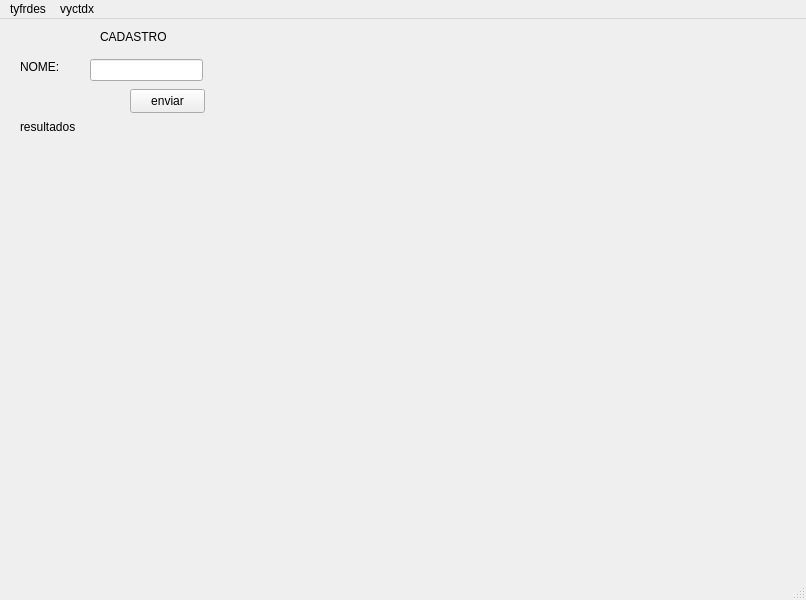
<?xml version="1.0" encoding="UTF-8"?>
<ui version="4.0">
 <class>MainWindow</class>
 <widget class="QMainWindow" name="MainWindow">
  <property name="geometry">
   <rect>
    <x>0</x>
    <y>0</y>
    <width>806</width>
    <height>600</height>
   </rect>
  </property>
  <property name="windowTitle">
   <string>MainWindow</string>
  </property>
  <widget class="QWidget" name="centralwidget">
   <widget class="QLineEdit" name="txt_nome">
    <property name="geometry">
     <rect>
      <x>90</x>
      <y>40</y>
      <width>113</width>
      <height>22</height>
     </rect>
    </property>
   </widget>
   <widget class="QLabel" name="lbl_cadastro">
    <property name="geometry">
     <rect>
      <x>100</x>
      <y>10</y>
      <width>111</width>
      <height>16</height>
     </rect>
    </property>
    <property name="text">
     <string>&lt;html&gt;&lt;head/&gt;&lt;body&gt;&lt;p&gt;CADASTRO&lt;/p&gt;&lt;/body&gt;&lt;/html&gt;</string>
    </property>
   </widget>
   <widget class="QLabel" name="lbl_nome">
    <property name="geometry">
     <rect>
      <x>20</x>
      <y>40</y>
      <width>49</width>
      <height>16</height>
     </rect>
    </property>
    <property name="text">
     <string>NOME:</string>
    </property>
   </widget>
   <widget class="QLabel" name="lbl_resultados">
    <property name="geometry">
     <rect>
      <x>20</x>
      <y>100</y>
      <width>211</width>
      <height>16</height>
     </rect>
    </property>
    <property name="text">
     <string>resultados</string>
    </property>
   </widget>
   <widget class="QPushButton" name="btn_enviar">
    <property name="geometry">
     <rect>
      <x>130</x>
      <y>70</y>
      <width>75</width>
      <height>24</height>
     </rect>
    </property>
    <property name="text">
     <string>enviar</string>
    </property>
   </widget>
  </widget>
  <widget class="QMenuBar" name="menubar">
   <property name="geometry">
    <rect>
     <x>0</x>
     <y>0</y>
     <width>806</width>
     <height>22</height>
    </rect>
   </property>
   <widget class="QMenu" name="menutyfrdes">
    <property name="title">
     <string>tyfrdes</string>
    </property>
   </widget>
   <widget class="QMenu" name="menuvyctdx">
    <property name="title">
     <string>vyctdx</string>
    </property>
    <addaction name="separator"/>
   </widget>
   <addaction name="menutyfrdes"/>
   <addaction name="menuvyctdx"/>
  </widget>
  <widget class="QStatusBar" name="statusbar"/>
 </widget>
 <resources/>
 <connections/>
</ui>
